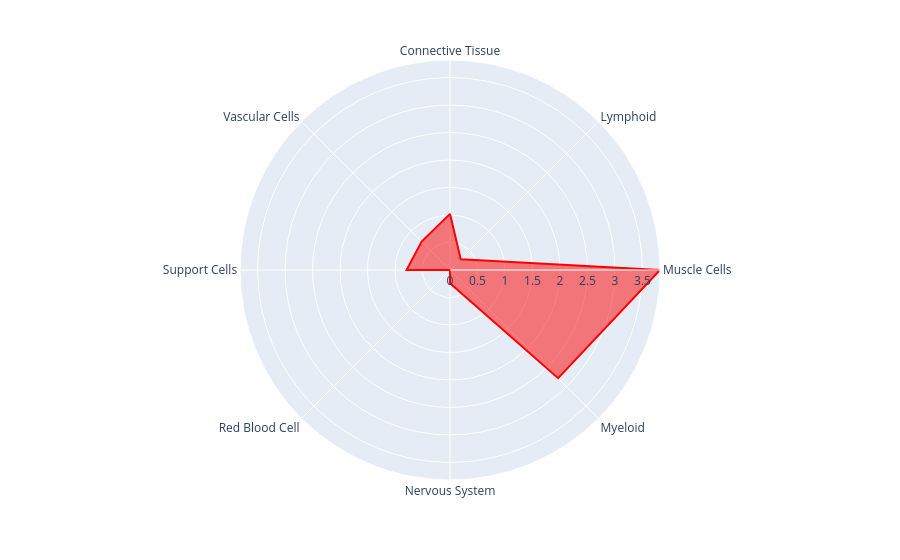

The notebook cell saved with this chart:
### Code cell
for gene in genes :
    if gene in A.index:
        fig = print_radar_spyder(gene=gene, expression=A, categories=cells)
        # save fig in svg
        fig.write_image(f"{gene}_radar.svg")
        print(gene)
        fig.show()

### Figure 1 — Plotly figure (JSON) as saved in the notebook; plotly's stock layout.template omitted (floating-point values rounded to 4 significant figures)
{"data": [{"fill": "toself", "hovertemplate": "NT5C2=%{r}<br>theta=%{theta}<extra></extra>", "legendgroup": "", "line": {"color": "red", "dash": "solid"}, "marker": {"symbol": "circle"}, "mode": "lines", "name": "", "r": [1.021, 0.2761, 3.82, 2.781, 0.2401, 0, 0.7901, 0.7291, 1.021], "showlegend": false, "subplot": "polar", "theta": ["Connective Tissue", "Lymphoid", "Muscle Cells", "Myeloid", "Nervous System", "Red Blood Cell", "Support Cells", "Vascular Cells", "Connective Tissue"], "type": "scatterpolar"}], "layout": {"autosize": true, "legend": {"tracegroupgap": 0}, "margin": {"t": 60}, "polar": {"angularaxis": {"direction": "clockwise", "rotation": 90, "type": "category"}, "domain": {"x": [0, 1], "y": [0, 1]}, "radialaxis": {"autorange": true, "range": [0, 3.82], "type": "linear"}}}}
